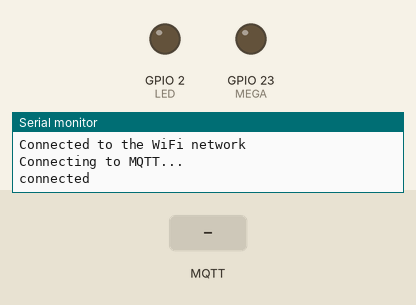
A sketch run on a simulated ESP32. On the bench: output pins drawn as LEDs (lit = HIGH), the last lines printed to the serial monitor. Dashed ring = blinking. Inputs (shaded band) come from the test bench. WiFi joins after 1.5 s; servers stay silent unless stated; no MQTT or app messages arrive unless stated.

Above: at 2.7 s.
2.8 s: MQTT message "1" arrives on the first subscribed topic
At 2.87 s:
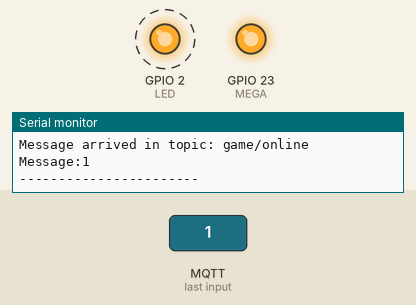
4.7 s: MQTT message "on" arrives on the first subscribed topic
At 5.9 s:
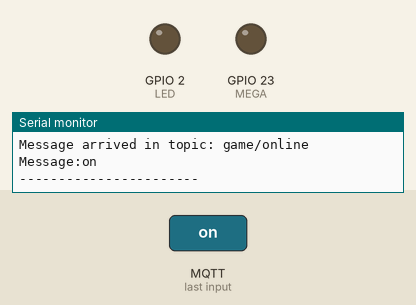
6.2 s: MQTT message "off" arrives on the first subscribed topic
At 6.42 s:
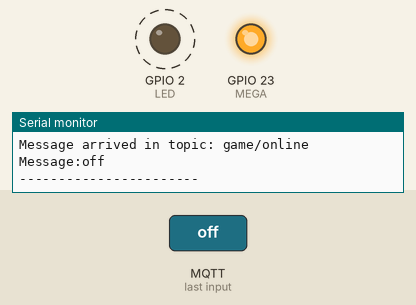
Timing chart, 0 to 9.2 s (numbered marks = the images above; inputs shaded):
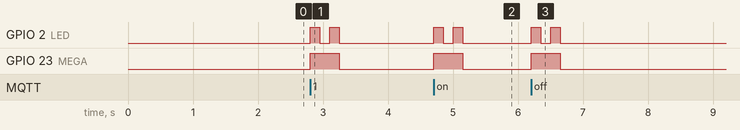

Measured:
- after the input at 2.8 s, GPIO 2 (LED): alternates HIGH for 0.15 s and LOW for 0.15 s, 4 changes in all, then stays LOW, starting at once; GPIO 23 (MEGA): LOW → HIGH at once, → LOW 0.45 s later
- after the input at 4.7 s, GPIO 2 (LED): alternates HIGH for 0.15 s and LOW for 0.15 s, 4 changes in all, then stays LOW, starting at once; GPIO 23 (MEGA): LOW → HIGH at once, → LOW 0.45 s later
- after the input at 6.2 s, GPIO 2 (LED): alternates HIGH for 0.15 s and LOW for 0.15 s, 4 changes in all, then stays LOW, starting at once; GPIO 23 (MEGA): LOW → HIGH at once, → LOW 0.45 s later

The sketch:

ESP32_MQTT.ino
```cpp
#include <WiFi.h>
#include <PubSubClient.h>

const char* ssid = "ClawNetwork";
const char* password = "d65206d7";
const char* mqttServer = "broker.shiftr.io";
const int mqttPort = 1883;
const char* mqttUser = "d65206d7";
const char* mqttPassword = "ClawMachine";

int MEGA = 37;

WiFiClient espClient;
PubSubClient client(espClient);

#define LED 2
#define MEGA 23

void callback(char* topic, byte* payload, unsigned int length)
{
Serial.print("Message arrived in topic: ");
Serial.println(topic);
Serial.print("Message:");
for (int i = 0; i < length; i++)
{
Serial.print((char)payload[i]);
}
Serial.println();
Serial.println("-----------------------");
client.publish("game_started","started");
digitalWrite(MEGA, HIGH);
digitalWrite(LED, HIGH);
delay(150);
digitalWrite(LED, LOW);
delay(150);
digitalWrite(LED, HIGH);
delay(150);
digitalWrite(LED, LOW);
digitalWrite(MEGA, LOW);
}

void setup()
{
Serial.begin(115200);
WiFi.begin(ssid, password);
pinMode(LED,OUTPUT);
pinMode(MEGA, OUTPUT);


while (WiFi.status() != WL_CONNECTED)
{
delay(500);
Serial.println("Connecting to WiFi..");
}
Serial.println("Connected to the WiFi network");

client.setServer(mqttServer, mqttPort);
client.setCallback(callback);

while (!client.connected()) {
Serial.println("Connecting to MQTT...");

if (client.connect("ESP32Client", mqttUser, mqttPassword ))
{
Serial.println("connected");
}
else
{
Serial.print("failed with state ");
Serial.print(client.state());
delay(2000);
}
}
client.subscribe("game/online");
}

void loop()
{
client.loop();
}
```
